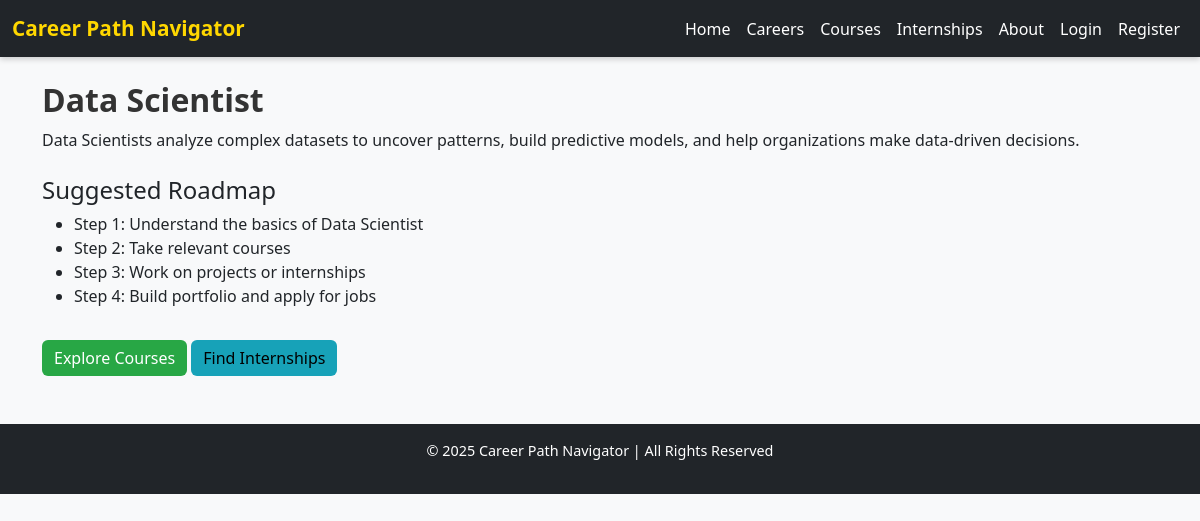
Page /roadmap/1 on the committed database.
### app.py (models this page shows)
class Career(db.Model):
    id = db.Column(db.Integer, primary_key=True)
    title = db.Column(db.String(150), nullable=False)
    description = db.Column(db.Text, nullable=False)

### app.py (the view)
@app.route('/roadmap/<int:career_id>')
def roadmap(career_id):
    career = Career.query.get_or_404(career_id)
    return render_template('roadmap.html', career=career)

### templates/roadmap.html
{% extends 'base.html' %}
{% block content %}
<h2>{{ career.title }}</h2>
<p>{{ career.description }}</p>
<div class="mt-4">
    <h4>Suggested Roadmap</h4>
    <ul>
        <li>Step 1: Understand the basics of {{ career.title }}</li>
        <li>Step 2: Take relevant courses</li>
        <li>Step 3: Work on projects or internships</li>
        <li>Step 4: Build portfolio and apply for jobs</li>
    </ul>
</div>
<a href="{{ url_for('courses') }}" class="btn btn-success mt-3">Explore Courses</a>
<a href="{{ url_for('internships') }}" class="btn btn-info mt-3">Find Internships</a>
{% endblock %}

### templates/static/css/style.css (style rules this page uses)
body { font-family: "Segoe UI", Tahoma, Geneva, Verdana, sans-serif; background: #f8f9fa; margin: 0; padding: 0; }
.container h1, .container h2, .container h3 { color: #333; font-weight: 600; }
.btn-success { background-color: #28a745; border: none; }
.btn-info { background-color: #17a2b8; border: none; }

### rows in the picture
Career: title "Data Scientist", description "Data Scientists analyze complex datasets to uncover patterns, build predictive models, and help organizations make data-driven decisions."
